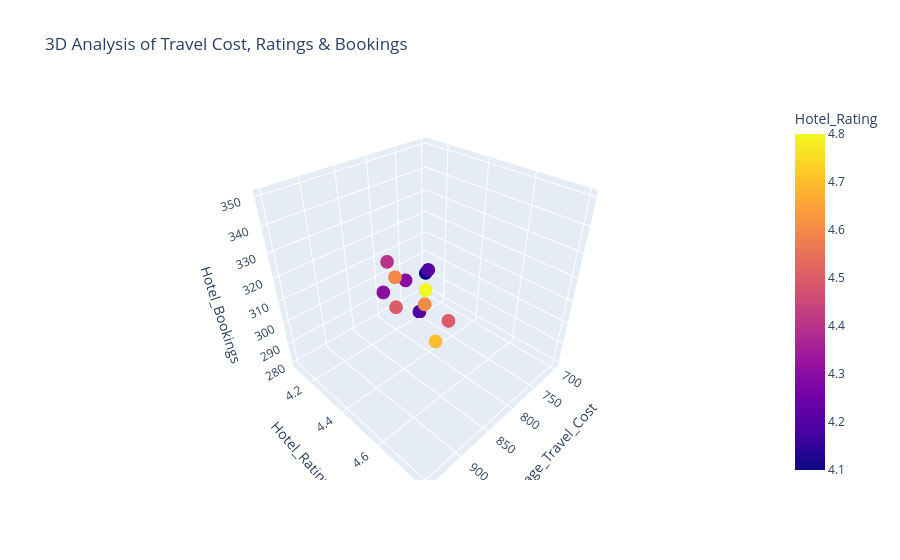

The code cell stored with this chart in its notebook:
### Markdown cell above
# 3D Plot

### Concept

* A **3D scatter plot** provides a **multi-dimensional view of relationships**.

### Travel Cost vs. Hotel Ratings & Bookings

### Code cell
fig = px.scatter_3d(df, x='Average_Travel_Cost', y='Hotel_Rating', z='Hotel_Bookings',
                    title='3D Analysis of Travel Cost, Ratings & Bookings', color='Hotel_Rating')
fig.show()

### Figure 1 — Plotly figure (JSON) as saved in the notebook; plotly's stock layout.template omitted (floating-point values rounded to 4 significant figures)
{"data": [{"hovertemplate": "Average_Travel_Cost=%{x}<br>Hotel_Rating=%{marker.color}<br>Hotel_Bookings=%{z}<extra></extra>", "legendgroup": "", "marker": {"color": [4.5, 4.2, 4.7, 4.3, 4.1, 4.8, 4.6, 4.4, 4.5, 4.2, 4.3, 4.6], "coloraxis": "coloraxis", "symbol": "circle"}, "mode": "markers", "name": "", "scene": "scene", "showlegend": false, "type": "scatter3d", "x": [800, 750, 900, 850, 700, 950, 920, 870, 890, 730, 810, 880], "y": [4.5, 4.2, 4.7, 4.3, 4.1, 4.8, 4.6, 4.4, 4.5, 4.2, 4.3, 4.6], "z": [300, 280, 320, 310, 290, 350, 340, 330, 320, 300, 310, 325]}], "layout": {"coloraxis": {"colorbar": {"title": {"text": "Hotel_Rating"}}, "colorscale": [[0, "#0d0887"], [0.1111, "#46039f"], [0.2222, "#7201a8"], [0.3333, "#9c179e"], [0.4444, "#bd3786"], [0.5556, "#d8576b"], [0.6667, "#ed7953"], [0.7778, "#fb9f3a"], [0.8889, "#fdca26"], [1, "#f0f921"]]}, "legend": {"tracegroupgap": 0}, "scene": {"domain": {"x": [0, 1], "y": [0, 1]}, "xaxis": {"title": {"text": "Average_Travel_Cost"}}, "yaxis": {"title": {"text": "Hotel_Rating"}}, "zaxis": {"title": {"text": "Hotel_Bookings"}}}, "title": {"text": "3D Analysis of Travel Cost, Ratings & Bookings"}}}
